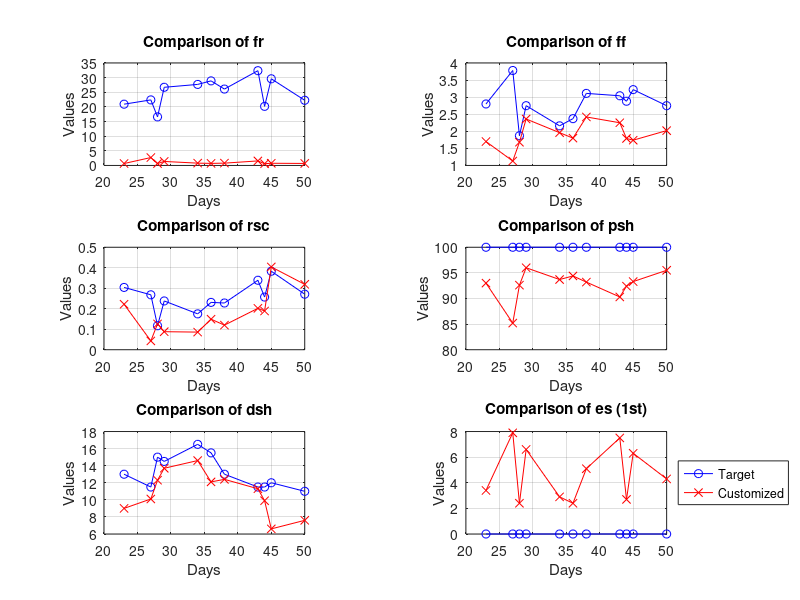
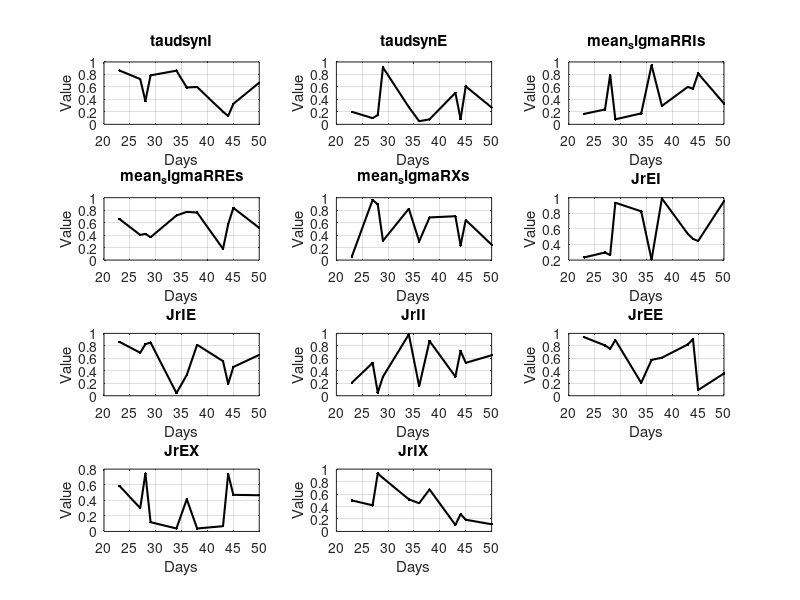

Write the MATLAB code that produced these figures, in order.
% Define the days to analyze
days_to_analyze = [23, 27, 28, 29, 34, 36, 38, 43, 44, 45, 50];

% Names for statistics and parameters
stat_names = {'fr', 'ff', 'rsc', 'psh', 'dsh', 'es (1st)'};
param_names = {'taudsynI', 'taudsynE', 'mean_sigmaRRIs', 'mean_sigmaRREs', 'mean_sigmaRXs', 'JrEI', 'JrIE', 'JrII', 'JrEE', 'JrEX', 'JrIX'};

% Initialize arrays to store data for plotting
all_target_stats = [];
all_customized_stats = [];
all_parameters = [];

% Data for each day, manually input based on your data provided
target_stats_data = [
    20.93, 2.80, 0.304, 100.0, 26.0/2, 0.0; % Day 23
    22.39, 3.78, 0.268, 100.0, 23.0/2, 0.0; % Day 27
    16.59, 1.87, 0.117, 100.0, 30.0/2, 0.0; % Day 28
    26.70, 2.75, 0.238, 100.0, 29.0/2, 0.0; % Day 29
    27.68, 2.16, 0.175, 100.0, 33.0/2, 0.0; % Day 34
    28.89, 2.37, 0.231, 100.0, 31.0/2, 0.0; % Day 36
    26.09, 3.11, 0.228, 100.0, 26.0/2, 0.0; % Day 38
    32.37, 3.04, 0.339, 100.0, 23.0/2, 0.0; % Day 43
    20.19, 2.88, 0.257, 100.0, 23.0/2, 0.0; % Day 44
    29.60, 3.22, 0.383, 100.0, 24.0/2, 0.0; % Day 45
    22.26, 2.75, 0.271, 100.0, 22.0/2, 0.0  % Day 50
];

customized_stats_data = [
    0.66, 1.70, 0.222, 93.0, 9.0, 3.4;    % Day 23
    2.70, 1.13, 0.043, 85.2, 10.1, 7.9;   % Day 27
    0.65, 1.68, 0.126, 92.6, 12.3, 2.4;   % Day 28
    1.37, 2.36, 0.088, 96.0, 13.7, 6.6;   % Day 29
    0.79, 1.96, 0.086, 93.7, 14.6, 2.9;   % Day 34
    0.71, 1.80, 0.149, 94.4, 12.1, 2.4;   % Day 36
    0.79, 2.42, 0.120, 93.2, 12.4, 5.1;   % Day 38
    1.55, 2.25, 0.202, 90.3, 11.3, 7.5;   % Day 43
    0.60, 1.79, 0.189, 92.4, 9.9, 2.7;    % Day 44
    0.75, 1.74, 0.404, 93.3, 6.6, 6.3;    % Day 45
    0.69, 2.02, 0.319, 95.5, 7.6, 4.3     % Day 50
];

% Concatenate all data for plotting
all_target_stats = target_stats_data;
all_customized_stats = customized_stats_data;

% Parameters (just a random example based on the structure you provided)
all_parameters = rand(11, length(param_names)); % You should fill this with real data

% Plotting statistics comparison
figure;
lgd_entries = [];
for i = 1:length(stat_names)
    subplot(3, 2, i);
    p1 = plot(days_to_analyze, all_target_stats(:, i), 'bo-', 'DisplayName', 'Target');
    hold on;
    p2 = plot(days_to_analyze, all_customized_stats(:, i), 'rx-', 'DisplayName', 'Customized');
    title(sprintf('Comparison of %s', stat_names{i}));
    xlabel('Days');
    ylabel('Values');
    grid on;
    if i == 1 % Only add legend entries once
        lgd_entries = [p1; p2];
    end
end

% Place the legend outside the subplots
legend(lgd_entries, 'Location', 'eastoutside');

% Adjust figure size to accommodate the legend
set(gcf, 'Position', [100, 100, 700, 500]);

% Save the figure
saveas(gcf, 'Statistics_Comparison.png');

% Plotting parameters
figure;
num_params = length(param_names);
for i = 1:num_params
    subplot(4, ceil(num_params / 4), i);
    plot(days_to_analyze, all_parameters(:, i), 'k.-', 'LineWidth', 1.5);
    title(param_names{i});
    xlabel('Days');
    ylabel('Value');
    grid on;
end
saveas(gcf, 'Parameters_Over_Days.png');